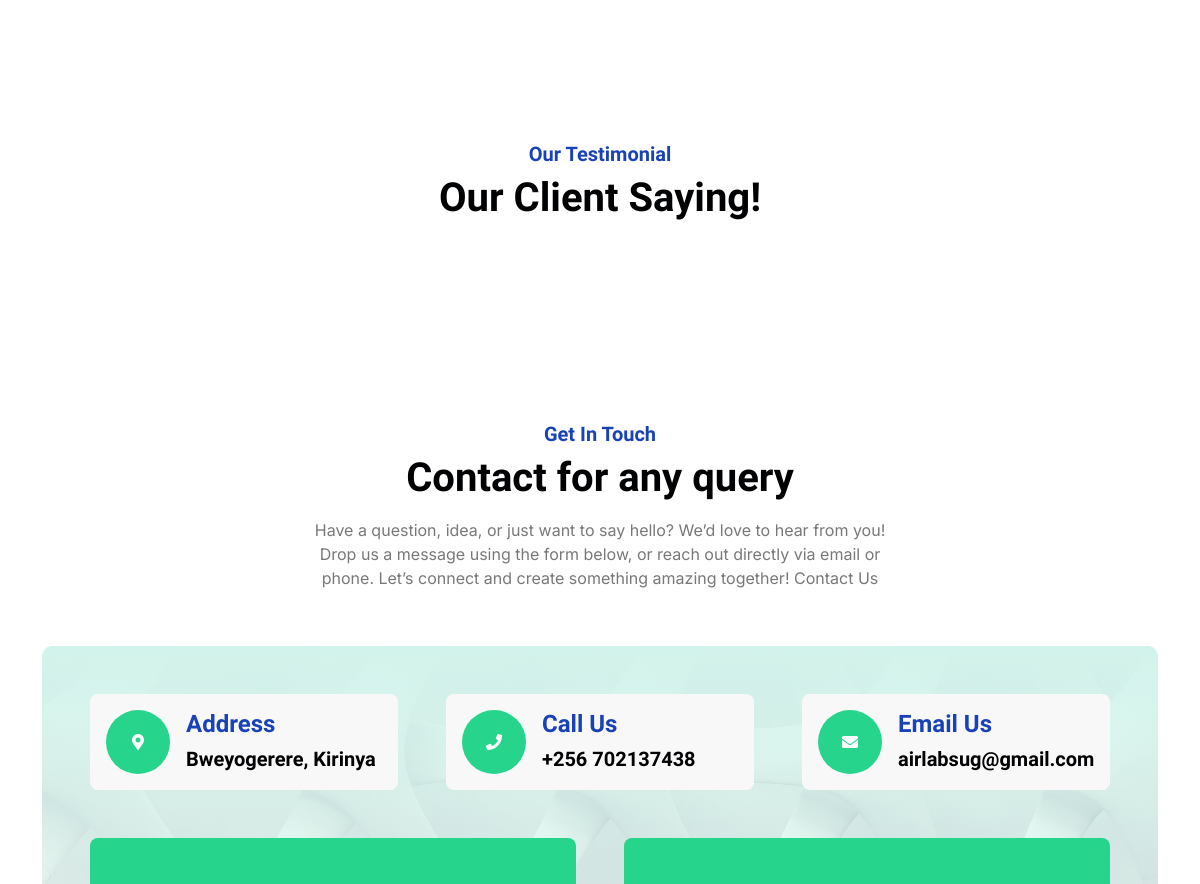
Before: /main_site/index/ (middle part) with the older database file.
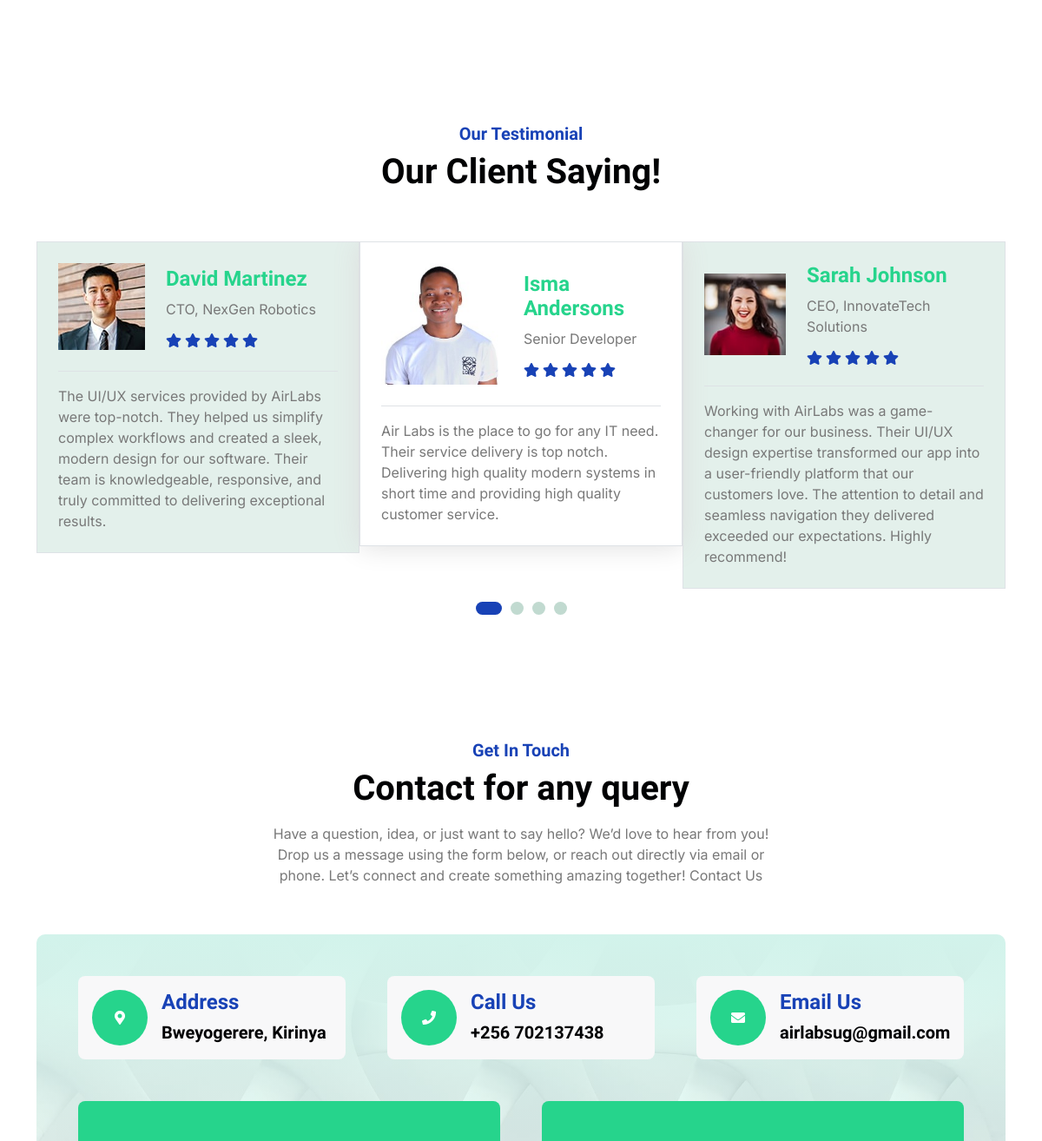
After: the same page with the newer database file.
### main_site/models.py (models this page shows, shortened)
class Testimonials(models.Model):
    name = models.CharField(max_length=50)
    profession = models.CharField(max_length=30)
    comment = models.CharField(max_length=500)
    image = models.ImageField(upload_to='images/')

### main_site/views.py (the view)
# urls.py: path('index/', views.index, name='index'),
def index(request):
    testimonies = Testimonials.objects.all()
    posts = Post.objects.select_related('post_author', 'blog','post_category').order_by('-post_date')[:3]
    template = loader.get_template('main_site/index.html')
    context = {'testimonies': testimonies, 'posts': posts}
    return HttpResponse(template.render(context, request))

### main_site/templates/main_site/index.html (shortened to what the changed rows need)
{% load static %}
<!DOCTYPE html>
<html lang="en">
    <head>
        <link href="https://cdnjs.cloudflare.com/ajax/libs/font-awesome/5.10.0/css/all.min.css" rel="stylesheet">
        <link href="https://cdn.jsdelivr.net/npm/bootstrap-icons@1.4.1/font/bootstrap-icons.css" rel="stylesheet">
        <link href="{% static 'main_site/lib/animate/animate.min.css' %}" rel="stylesheet">
        <link href="{% static 'main_site/lib/owlcarousel/assets/owl.carousel.min.css' %}" rel="stylesheet">
        <link href="{% static 'main_site/css/bootstrap.min.css' %}" rel="stylesheet">
        <link href="{% static 'main_site/css/style.css' %}" rel="stylesheet">
    </head>
    <body>
        <div class="container-fluid testimonial py-5 mb-5">
            <div class="container">
                <div class="text-center mx-auto pb-5 wow fadeIn" data-wow-delay=".3s" style="max-width: 600px;">
                    <h5 class="text-primary">Our Testimonial</h5>
                    <h1>Our Client Saying!</h1>
                </div>
                <div class="owl-carousel testimonial-carousel wow fadeIn" data-wow-delay=".5s">
                    {% for testimony in testimonies %}
                    <div class="testimonial-item border p-4">
                        <div class="d-flex align-items-center">
                            <div class="">
                                <img src="{{ testimony.image.url }}" alt="">
                            </div>
                            <div class="ms-4">
                                <h4 class="text-secondary">{{testimony.name}}</h4>
                                <p class="m-0 pb-3">{{testimony.profession}}</p>
                                <div class="d-flex pe-5">
                                    <i class="fas fa-star me-1 text-primary"></i>
                                    <i class="fas fa-star me-1 text-primary"></i>
                                    <i class="fas fa-star me-1 text-primary"></i>
                                    <i class="fas fa-star me-1 text-primary"></i>
                                    <i class="fas fa-star me-1 text-primary"></i>
                                </div>
                            </div>
                        </div>
                        <div class="border-top mt-4 pt-3">
                            <p class="mb-0">{{testimony.comment}}</p>
                        </div>
                    </div>
                    {% endfor %}
                </div>
            </div>
        </div>
        <div class="container-fluid py-5 mb-5">
            <div class="container">
                <div class="text-center mx-auto pb-5 wow fadeIn" data-wow-delay=".3s" style="max-width: 600px;">
                    <h1 class="mb-3">Contact for any query</h1>
                </div>
            </div>
        </div>
    </body>
</html>

Changed rows visible on the page:
added Testimonials: image (picture), name "Isma Andersons", profession "Senior Developer", comment "Air Labs is the place to go for any IT need. Their service delivery is top notch. Delivering high quality modern systems in short time and providing high quality customer service."
added Testimonials: image (picture), name "Sarah Johnson", profession "CEO, InnovateTech Solutions", comment "Working with AirLabs was a game-changer for our business. Their UI/UX design expertise transformed our app into a user-friendly platform that our customers love. The attention to detail and seamless navigation they delivered exceeded our expectations. Highly recommend!"
added Testimonials: image (picture), name "David Martinez", profession "CTO, NexGen Robotics", comment "The UI/UX services provided by AirLabs were top-notch. They helped us simplify complex workflows and created a sleek, modern design for our software. Their team is knowledgeable, responsive, and truly committed to delivering exceptional results."
